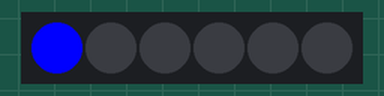
A sketch run on a simulated Arduino Uno, built with avr-gcc and run on an emulated ATmega328P. On the bench: 6 RGB LEDs in strip order, left to right.

Above: at 0.06 s.
At 0.5 s:
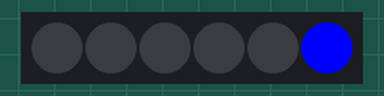
Timing chart, 0 to 130.0 s (numbered marks = the images above):
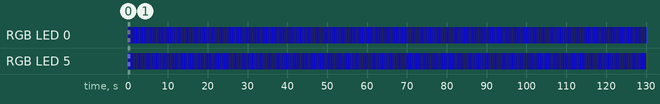

Measured:
- by itself, RGB LED 0, RGB LED 5: alternates RGB(0, 0, 255) for 0.15 s and off for 0.15 s

The sketch:

CH32_WS2812_framOtbx.ino
```cpp
#include <Adafruit_NeoPixel.h>

#define LED_PIN    PD2
#define NUM_LEDS   6

int tid = 25;

Adafruit_NeoPixel strip(NUM_LEDS, LED_PIN, NEO_GRB + NEO_KHZ800);

void setup() {
  strip.begin();
  strip.show(); // Initialize all pixels to 'off'
}

void loop() {


for(int x=0;x<6;x++){
  strip.clear();
  strip.setPixelColor(x, strip.Color(0, 0, 255));
  strip.show();
  delay(tid);
}
for(int y=5;y>=0;y--){
  strip.clear();
  strip.setPixelColor(y, strip.Color(0, 0, 255));
  strip.show();
  delay(tid);
}


}
```
